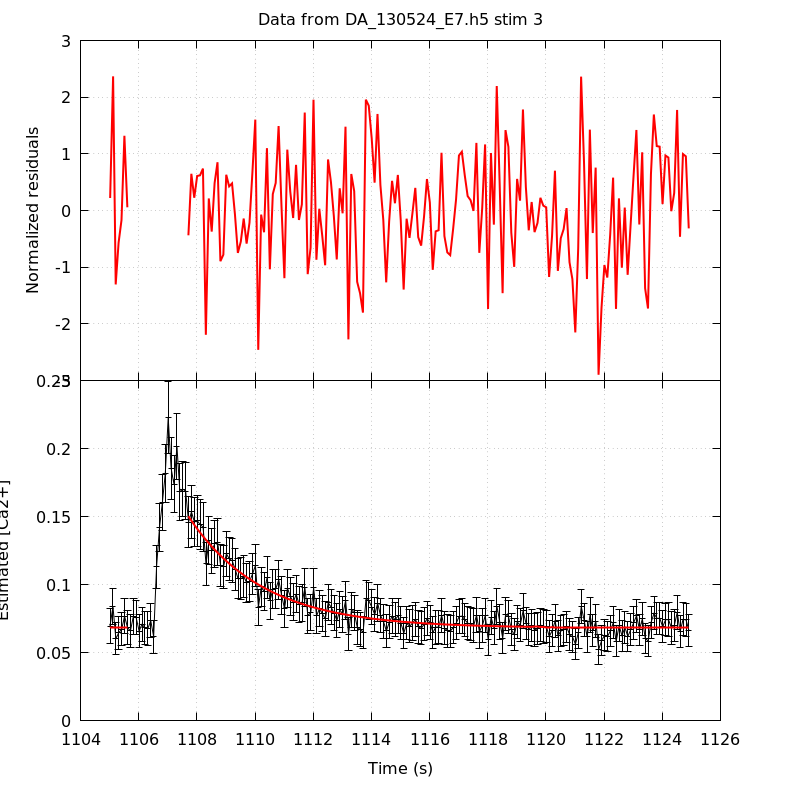

This chart was generated by the following gnuplot code:
unset key
set grid
set multiplot title 'Data from DA_130524_E7.h5 stim 3' noenhanced layout 2,1 margins 0.1,0.9,0.1,0.95 spacing 0,0
set ylabel 'Normalized residuals'
set xtics format ''
plot 'DA_130524_E7_aba_RatioFit_s3' using 1:4 with lines linecolor rgb 'red' linewidth 2
set format x '%g'
set xlabel 'Time (s)'
set ylabel 'Estimated [Ca2+]'
plot 'DA_130524_E7_aba_CaRatio_s3' using 1:2:($3*1.96) with yerrorlines \
     linecolor rgb 'black' linewidth 1,                \
     'DA_130524_E7_aba_RatioFit_s3' using 1:3 with lines linecolor rgb 'red'\
     linewidth 2
unset multiplot
